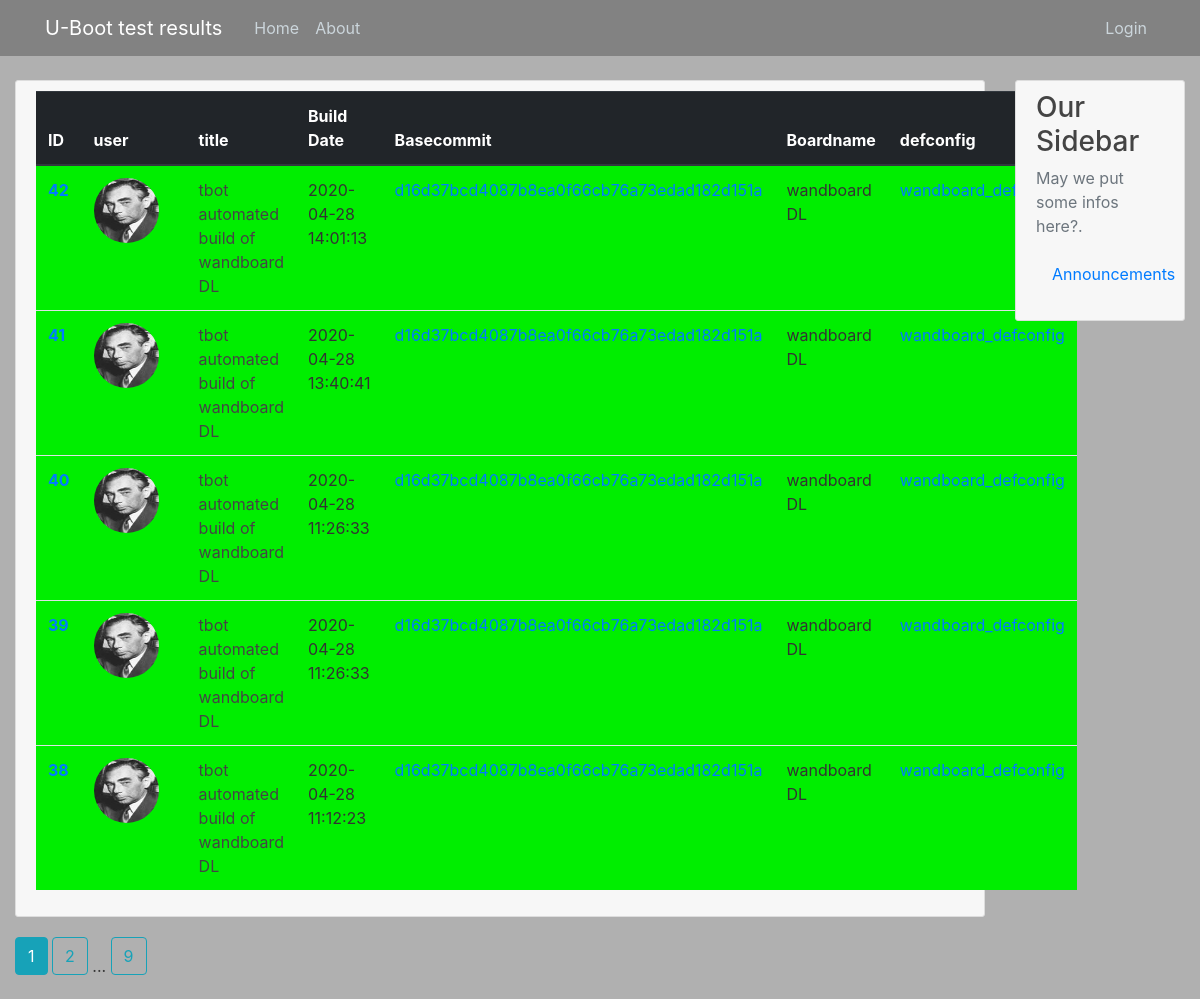
The page /home on the database its author committed.
### ubtres/models.py (models this page shows, shortened)
class Result(db.Model):
    id = db.Column(db.Integer, primary_key=True)
    title = db.Column(db.String(100), nullable=False)
    build_date = db.Column(db.DateTime, nullable=False)
    arch = db.Column(db.String(20), nullable=False)
    cpu = db.Column(db.String(20), nullable=True)
    soc = db.Column(db.String(20), nullable=False)
    toolchain = db.Column(db.String(100), nullable=False)
    basecommit = db.Column(db.String(40), nullable=False)
    boardname = db.Column(db.String(100), nullable=True, default="unknown")
    defconfig = db.Column(db.String(40), nullable=False)
    splsize = db.Column(db.Integer, nullable=True)
    ubsize = db.Column(db.Integer, nullable=True)
    success = db.Column(db.Boolean(), default=True)
    content = db.Column(db.Text, nullable=False)
    date_posted = db.Column(db.DateTime, nullable=False, default=datetime.utcnow)
    user_id = db.Column(db.Integer, db.ForeignKey('user.id'), nullable=False)

class User(db.Model, UserMixin):
    id = db.Column(db.Integer, primary_key=True)
    username = db.Column(db.String(20), unique=True, nullable=False)
    isadmin = db.Column(db.Boolean(), default=False)
    email = db.Column(db.String(120), unique=True, nullable=False)
    about = db.Column(db.String(120), nullable=False, default="--")
    image_file = db.Column(db.String(20), nullable=False, default='default.jpg')
    password = db.Column(db.String(60), nullable=False)
    results = db.relationship('Result', backref='author', lazy=True)
    token = db.Column(db.String(32), index=True, unique=True)
    token_expiration = db.Column(db.DateTime)

### ubtres/main/routes.py (the view)
@main.route("/")
@main.route("/home")
def home():
    page = request.args.get('page', 1, type=int)
    results = Result.query.order_by(Result.date_posted.desc()).paginate(page=page, per_page=5)
    return render_template('home.html', results=results)

### ubtres/templates/home.html
{% extends "layout.html" %}
{% block content %}
        <result class="media content-section">
          <div class="media-body">
            <table class="table">
              <thead class=thead-dark>
                <tr>
                  <th scope="col">ID</th>
                  <th scope="col">user</th>
                  <th scope="col">title</th>
                  <th scope="col">Build Date</th>
                  <th scope="col">Basecommit</th>
                  <th scope="col">Boardname</th>
                  <th scope="col">defconfig</th>
                </tr>
              </thead>
              <tbody>
                {% for result in results.items %}
                  {% if result.success %}
                    <tr class="result-success">
                  {% else %}
                    <tr class="result-failure">
                  {% endif %}
                      <th scope="row"> <a href="{{ url_for('results.result', result_id=result.id) }}"> {{ result.id }}</a></th>
                      <td class="result-title"> <a href="{{ url_for('users.user_results', username=result.author.username) }}"> <img class="rounded-circle result-img" src="{{ url_for('static', filename='profile_pics/' + result.author.image_file) }}"> </a></img> </td>
                      <td class="result-title"> {{ result.title }}</td>
                      <td class="result-build_date"> {{ result.build_date }}</td>
		      <td class="result-basecommit"> <a href="https://gitlab.denx.de/u-boot/u-boot/-/commit/{{ result.basecommit }}">{{ result.basecommit }}</td>
                      <td class="result-boardname"> {{ result.boardname }}</td>
                      <td class="result-defconfig"><a href="https://gitlab.denx.de/u-boot/u-boot/-/blob/{{ result.basecommit }}/configs/{{ result.defconfig }}">{{ result.defconfig }}</td>
                    </tr>
                  {% endfor %}
              </tbody>
            </table>
          </div>
        </result>
    {% for page_num in results.iter_pages(left_edge=1, right_edge=1, left_current=1, right_current=2) %}
      {% if page_num %}
        {% if results.page == page_num %}
          <a class="btn btn-info mb-4" href="{{ url_for('main.home', page=page_num) }}">{{ page_num }}</a>
        {% else %}
          <a class="btn btn-outline-info mb-4" href="{{ url_for('main.home', page=page_num) }}">{{ page_num }}</a>
        {% endif %}
      {% else %}
        ...
      {% endif %}
    {% endfor %}
{% endblock content %}

### ubtres/templates/layout.html (shortened to what this page needs)
<!DOCTYPE html>
<html>
<head>
    <link rel="stylesheet" href="https://maxcdn.bootstrapcdn.com/bootstrap/4.0.0/css/bootstrap.min.css">
    <link rel="stylesheet" type="text/css" href="{{ url_for('static', filename='main.css') }}">
</head>
<body>
    <header class="site-header">
      <nav class="navbar navbar-expand-md navbar-dark bg-steel fixed-top">
        <div class="container">
          <a class="navbar-brand mr-4" href="/">U-Boot test results</a>
          <div class="collapse navbar-collapse" id="navbarToggle">
            <div class="navbar-nav mr-auto">
              <a class="nav-item nav-link" href="{{ url_for('main.home') }}">Home</a>
              <a class="nav-item nav-link" href="{{ url_for('main.about') }}">About</a>
            </div>
            <div class="navbar-nav">
              {% if current_user.is_authenticated %}
                <a class="nav-item nav-link" href="{{ url_for('users.account') }}">Account</a>
                {% if current_user.isadmin %}
                  <a class="nav-item nav-link" href="{{ url_for('users.register') }}">Register</a>
                  <a class="nav-item nav-link" href="{{ url_for('results.new_result') }}">Add new result</a>
                {% endif %}
                <a class="nav-item nav-link" href="{{ url_for('users.logout') }}">Logout</a>
              {% else %}
                <a class="nav-item nav-link" href="{{ url_for('users.login') }}">Login</a>
              {% endif %}
            </div>
          </div>
        </div>
      </nav>
    </header>
    <main role="main" class="container-fluid">
      <div class="row">
        <div class="col-md-10">
          {% block content %}{% endblock %}
        </div>
        <div class="col-md-2">
          <div class="content-section">
            <h3>Our Sidebar</h3>
            <p class='text-muted'>May we put some infos here?.
              <ul class="list-group">
                <a class="nav-item nav-link" href="{{ url_for('main.announcements') }}">Announcements</a>
              </ul>
            </p>
          </div>
        </div>
      </div>
    </main>
</body>
</html>

### ubtres/static/main.css (style rules this page uses)
body { background: #B0B0B0; color: #333333; margin-top: 5rem; }
h1, h2, h3, h4, h5, h6 { color: #444444; }
.bg-steel { background-color: #828282; }
.site-header .navbar-nav .nav-link { color: #cbd5db; }
.content-section { background: #F7F7F7; padding: 10px 20px; border: 1px solid #dddddd; border-radius: 3px; margin-bottom: 20px; }
.result-success { background: #00EE00; }
.result-title { color: #444444; }
.result-img { height: 65px; width: 65px; margin-right: 16px; }

### rows shown on the page
Result: id "42", image_file (picture), title "tbot automated build of wandboard DL", build_date "2020-04-28 14:01:13", basecommit "d16d37bcd4087b8ea0f66cb76a73edad182d151a", boardname "wandboard DL", defconfig "wandboard_defconfig"
Result: id "41", image_file (picture), title "tbot automated build of wandboard DL", build_date "2020-04-28 13:40:41", basecommit "d16d37bcd4087b8ea0f66cb76a73edad182d151a", boardname "wandboard DL", defconfig "wandboard_defconfig"
Result: id "40", image_file (picture), title "tbot automated build of wandboard DL", build_date "2020-04-28 11:26:33", basecommit "d16d37bcd4087b8ea0f66cb76a73edad182d151a", boardname "wandboard DL", defconfig "wandboard_defconfig"
Result: id "39", image_file (picture), title "tbot automated build of wandboard DL", build_date "2020-04-28 11:26:33", basecommit "d16d37bcd4087b8ea0f66cb76a73edad182d151a", boardname "wandboard DL", defconfig "wandboard_defconfig"
Result: id "38", image_file (picture), title "tbot automated build of wandboard DL", build_date "2020-04-28 11:12:23", basecommit "d16d37bcd4087b8ea0f66cb76a73edad182d151a", boardname "wandboard DL", defconfig "wandboard_defconfig"

### other values the page prints
{{ page_num }} "1"
{{ page_num }} "2" "9"
